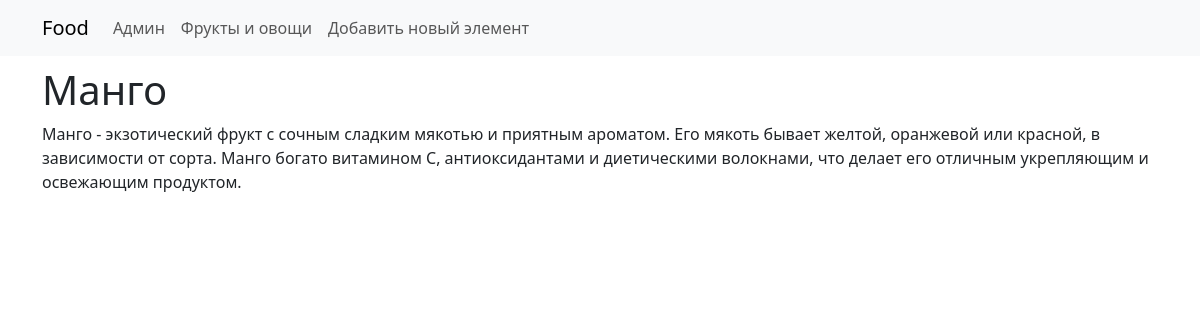
/food/2/, run on the app's committed database.
### table/models.py (models this page shows, shortened)
class Food(models.Model):
    name = models.CharField(max_length=100, verbose_name="Заголовок")
    description = models.TextField(verbose_name="Текст статьи")
    img = models.ImageField(upload_to='photos/%Y/%m/%d', blank=True, verbose_name='Фото')
    type = models.ForeignKey(FoodType, on_delete=models.PROTECT, null=True, default=1, verbose_name='Тип еды')

### table/views.py (the view)
# urls.py: path('food/<int:pk>/', views.food_detail, name='food_detail'),
def food_detail(request, pk):
    food = get_object_or_404(Food, pk=pk)
    return render(request, 'food_detail.html', {'food': food})

### table/templates/food_detail.html (shortened to what this page needs)
{% extends 'base.html' %}
{% block content %}
<section>
    <div class="container">
        <h1>{{ food.name }}</h1>
        <p>{{ food.description }}</p>
    </div>
</section>
{% endblock content %}

### table/static/css/styles.css (style rules this page uses)
section, button { padding-top: 10px; padding-bottom: 10px; }

### data on the page
Food: name "Манго", description "Манго - экзотический фрукт с сочным сладким мякотью и приятным ароматом. Его мякоть бывает желтой, оранжевой или красной, в зависимости от сорта. Манго богато витамином C, антиоксидантами и диетическими волокнами, что делает его отличным укрепляющим и освежающим продуктом."
